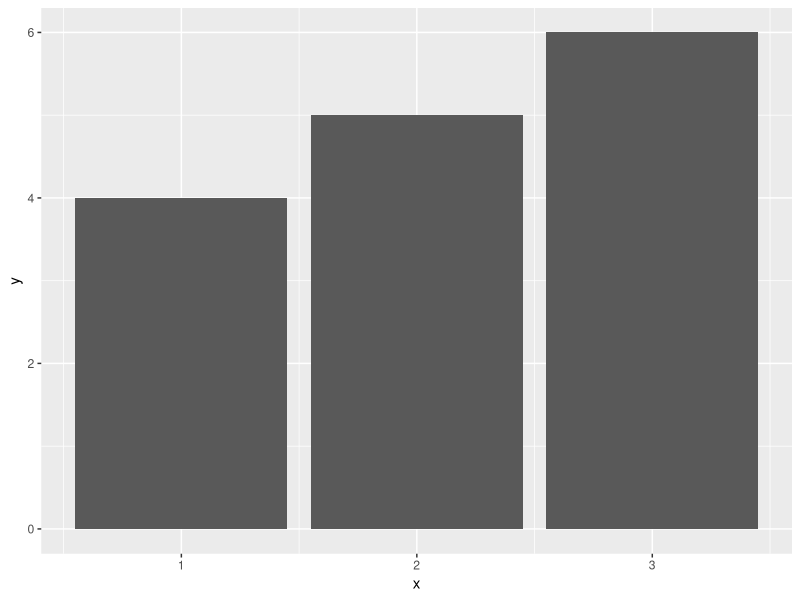

Write the R code that produced this figure.
library(ggplot2)
data <- data.frame(x=c(1,2,3), y=c(4,5,6))
p <- ggplot(data, aes(x, y)) + geom_bar(stat='identity')
ggsave('results/neo-98e7aa05-ecac-4369-801a-dc704db1b3df.png', plot=p)